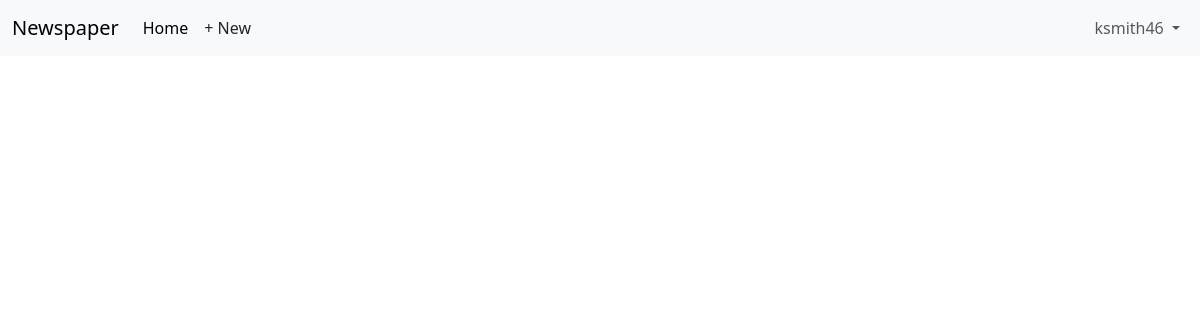
/articles/ (signed in), run on an earlier commit of the app's database.
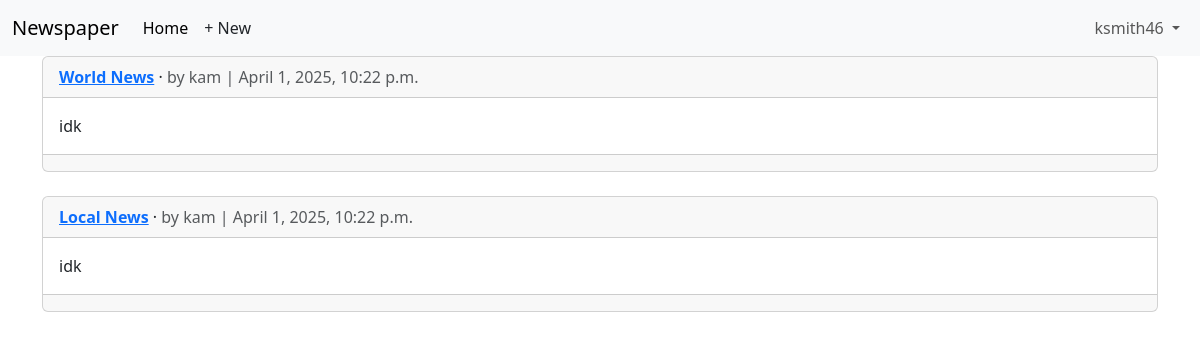
And on a later commit of the database.
### accounts/models.py (models this page shows)
class CustomUser(AbstractUser):
    age = models.PositiveIntegerField(null=True, blank=True)

### articles/models.py (models this page shows, shortened)
class Article(models.Model):
    title = models.CharField(max_length=255)
    body = models.TextField()
    date = models.DateTimeField(auto_now_add=True)
    author = models.ForeignKey(
        settings.AUTH_USER_MODEL,
        on_delete=models.CASCADE,
    )
    def get_absolute_url(self):
        return reverse("article_detail", kwargs={"pk": self.pk})

### articles/views.py (the view, shortened to what this page needs)
# urls.py: path("", ArticleListView.as_view(), name="article_list"),
class ArticleListView(LoginRequiredMixin, ListView):
    model = Article
    template_name = "article_list.html"
    fields = ("title", "body")

### templates/article_list.html (shortened to what this page needs)
{% extends "base.html" %}
{% block content %}
{% for article in article_list %}
<div class="card">
  <div class="card-header">
    <span class="fw-bold">
      <a href="{{ article.get_absolute_url }}">{{ article.title }}</a>
    </span> &middot;
    <span class="text-muted">by {{ article.author }} |
      {{ article.date }}</span>
  </div>
  <div class="card-body">
    {{ article.body }}
  </div>
  <div class="card-footer text-center text-muted">
  </div>
</div>
<br />
{% endfor %}
{% endblock content %}

### templates/base.html (shortened to what this page needs)
<!DOCTYPE html>
<html>
<head>
    <link href="https://cdn.jsdelivr.net/npm/bootstrap@5.3.3/dist/css/bootstrap.min.css" rel="stylesheet">
</head>
<body>
    <nav class="navbar navbar-expand-lg bg-body-tertiary">
        <div class="container-fluid">
            <a class="navbar-brand" href="{% url 'home' %}">Newspaper</a>
            <div class="collapse navbar-collapse" id="navbarSupportedContent">
                <ul class="navbar-nav me-auto mb-2 mb-lg-0">
                    <li class="nav-item">
                        <a class="nav-link active" aria-current="page" href="#">Home</a>
                    </li>
                    {% if user.is_authenticated %}
                    <li><a href="{% url 'article_new' %}"
                        class="nav-link px-2 link-dark">+ New</a></li>
                </ul>
                <div class="mr-auto">
                    <ul class="navbar-nav">
                        <li class="nav-item dropdown">
                            <a class="nav-link dropdown-toggle" href="#" role="button"
                                data-bs-toggle="dropdown" aria-expanded="false">
                                {{ user.username }}
                            </a>
                        </li>
                {% endif %}
            </div>
        </div>
    </nav>
    <main>
        <div class="container">
            {% block content %}
            {% endblock content %}
        </div>
    </main>
</body>
</html>

What changed in the data, as far as the page shows it:
added Article: title "World News", author "kam", date "April 1, 2025, 10:22 p.m.", body "idk"
added Article: title "Local News", author "kam", date "April 1, 2025, 10:22 p.m.", body "idk"
